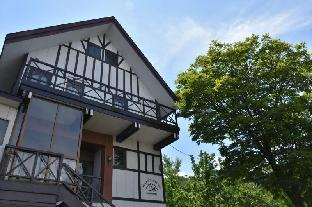
#> input picture sample_images/day01.jpg, 312 x 207 px
$ python sample_feature_matching.py
#> lines starting #> are read from the running program, lines starting #| are printed output that depends on the picture
import cv2
import matplotlib.pyplot as plt
import numpy as np

# ====== 1. 画像読み込み ======
# imagesフォルダ内の既存画像を使用
img1 = cv2.imread('sample_images/day01.jpg', cv2.IMREAD_GRAYSCALE)
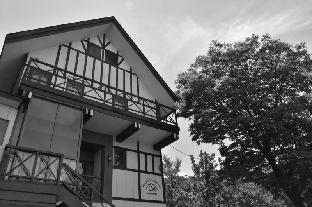
#> img1: shape (207, 312); min 0, max 255, mean 104.5
img2 = cv2.imread('sample_images/day02.jpg', cv2.IMREAD_GRAYSCALE)
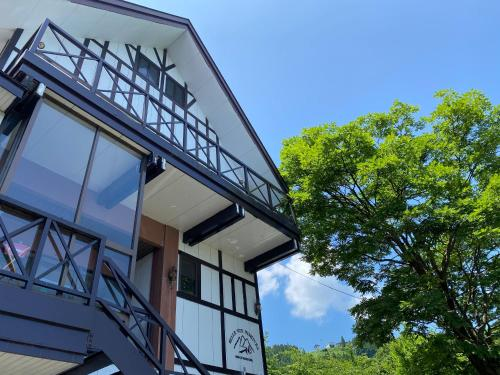
#> input picture sample_images/day02.jpg, 500 x 375 px
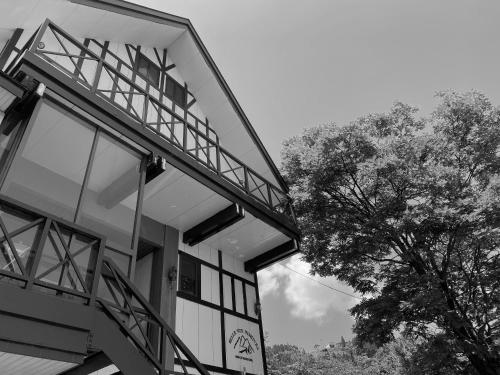
#> img2: shape (375, 500); min 0, max 255, mean 110

if img1 is None or img2 is None:
    raise ValueError("画像が読み込めません。パスを確認してください。")

# ====== 2. 画像サイズを統一（比率を保ったままリサイズ） ======
def resize_with_aspect_ratio(img, target_height):
    """
    アスペクト比を保ったまま画像をリサイズ

    Args:
        img: 入力画像
        target_height: 目標の高さ

    Returns:
        リサイズされた画像
    """
    h, w = img.shape[:2]
    aspect_ratio = w / h
    new_width = int(target_height * aspect_ratio)
    return cv2.resize(img, (new_width, target_height), interpolation=cv2.INTER_AREA)

# 両画像の高さを取得
h1, w1 = img1.shape[:2]
#> h1 = 207; w1 = 312
h2, w2 = img2.shape[:2]
#> h2 = 375; w2 = 500

# 短い方の高さに合わせる
target_height = min(h1, h2)
#> target_height = 207

# 画像をリサイズ
img1_resized = resize_with_aspect_ratio(img1, target_height)
img2_resized = resize_with_aspect_ratio(img2, target_height)
#> call 2 of resize_with_aspect_ratio, with target_height = 207
#> in resize_with_aspect_ratio (call 2), `return cv2.resize(img, (new_width, target_height), interpolation=cv2.I..`:
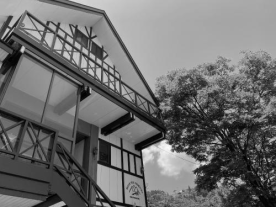
#> returned value: shape (207, 276); min 0, max 251, mean 110

print(f"元の画像サイズ: img1={img1.shape}, img2={img2.shape}")
#| 元の画像サイズ: img1=(207, 312), img2=(375, 500)
print(f"リサイズ後: img1={img1_resized.shape}, img2={img2_resized.shape}")
#| リサイズ後: img1=(207, 312), img2=(207, 276)

# ====== 3. 特徴点検出（ORBを使用） ======
orb = cv2.ORB_create(nfeatures=1000)

kp1, des1 = orb.detectAndCompute(img1_resized, None)
#> kp1 = 844 keypoints; strongest (x, y, size): (173, 115, 31), (167, 118, 31), (224, 158, 31), (175, 116, 37.2)
kp2, des2 = orb.detectAndCompute(img2_resized, None)
#> kp2 = 806 keypoints; strongest (x, y, size): (142, 150, 31), (143, 149, 37.2), (131, 171, 31), (126, 169, 31)

# ====== 4. マッチング（knnMatchで上位2件を取得） ======
bf = cv2.BFMatcher(cv2.NORM_HAMMING, crossCheck=False)
matches = bf.knnMatch(des1, des2, k=2)
#> matches = 844 matches

# ====== 5. 比率テストで良いマッチのみ抽出（Lowe's ratio test） ======
good_matches = []
for match_pair in matches:
    if len(match_pair) == 2:
        m, n = match_pair
        # 最も近い距離が2番目に近い距離の75%以下なら採用
        if m.distance < 0.75 * n.distance:
            good_matches.append(m)
#> after the loop, good_matches = 4 matches

print(f"比率テスト後のマッチ数: {len(good_matches)}")
#| 比率テスト後のマッチ数: 4

# ====== 6. RANSACでホモグラフィ推定（誤マッチ除去） ======
if len(good_matches) >= 4:
    # マッチした特徴点の座標を取得
    src_pts = np.float32([kp1[m.queryIdx].pt for m in good_matches]).reshape(-1, 1, 2)
#> src_pts = [[136, 173], [141, 174], [135.6, 166.8], [149.8, 157]]
    dst_pts = np.float32([kp2[m.trainIdx].pt for m in good_matches]).reshape(-1, 1, 2)
#> dst_pts = [[120, 172], [125, 174], [118.8, 164.4], [130.8, 156]]

    # RANSACでホモグラフィ行列を推定
    M, mask = cv2.findHomography(src_pts, dst_pts, cv2.RANSAC, 5.0)
#> M = [[3.43, 0.0943, -222.9], [2.18, 2.37, -333.9], [0.0106, -0.00156, 1]]; mask = [1, 1, 1, 1]

    # インライア（正しいマッチ）のみ抽出
    inliers = [good_matches[i] for i in range(len(good_matches)) if mask[i]]
#> inliers = 4 matches

    print(f"RANSAC後のインライア数: {len(inliers)}/{len(good_matches)}")
#| RANSAC後のインライア数: 4/4
    print(f"インライア率: {len(inliers)/len(good_matches)*100:.1f}%")
#| インライア率: 100.0%

    # ====== 7. インライアの平均距離で類似度スコア化 ======
    if len(inliers) > 0:
        avg_distance = sum([m.distance for m in inliers]) / len(inliers)
#> avg_distance = 40.25
        similarity_score = 1 / (1 + avg_distance)
#> similarity_score = 0.0242
        ransac_matches = inliers
#> ransac_matches = 4 matches
    else:
        print("警告: インライアが0件でした")
        avg_distance = float('inf')
        similarity_score = 0.0
        ransac_matches = []
else:
    print(f"警告: マッチ数が不足しています（{len(good_matches)}件）。RANSAC適用不可")
    avg_distance = sum([m.distance for m in good_matches]) / len(good_matches) if good_matches else float('inf')
    similarity_score = 1 / (1 + avg_distance) if good_matches else 0.0
    ransac_matches = good_matches

print(f"平均距離: {avg_distance:.2f}")
#| 平均距離: 40.25
print(f"類似度スコア: {similarity_score:.4f}")
#| 類似度スコア: 0.0242

# ====== 8. 結果可視化（RANSAC後のマッチを表示） ======
matched_img = cv2.drawMatches(img1_resized, kp1, img2_resized, kp2, ransac_matches, None, flags=2)
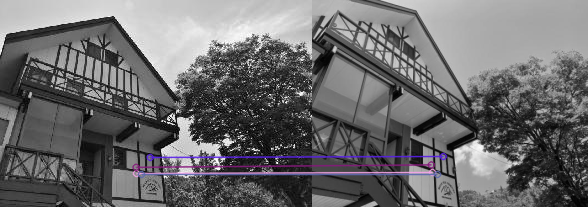
#> matched_img: shape (207, 588, 3); mean of channels 0, 1, 2 108.7, 107.1, 107.9; drawn as B, G, R

# 画像をファイルとして保存（WSL環境でGUIが使えない場合の対応）
plt.figure(figsize=(15, 8))
plt.imshow(matched_img, cmap='gray')
plt.title(f"Feature Matching (Similarity Score = {similarity_score:.4f})")
plt.axis('off')

# 結果を画像ファイルとして保存
output_path = 'matched_result.png'
plt.savefig(output_path, bbox_inches='tight', dpi=150)
print(f"\n結果画像を保存しました: {output_path}")

# GUIが使える環境では表示も試みる
try:
    plt.show()
except:
    print("注: GUI表示はスキップされました（画像ファイルを確認してください）")
